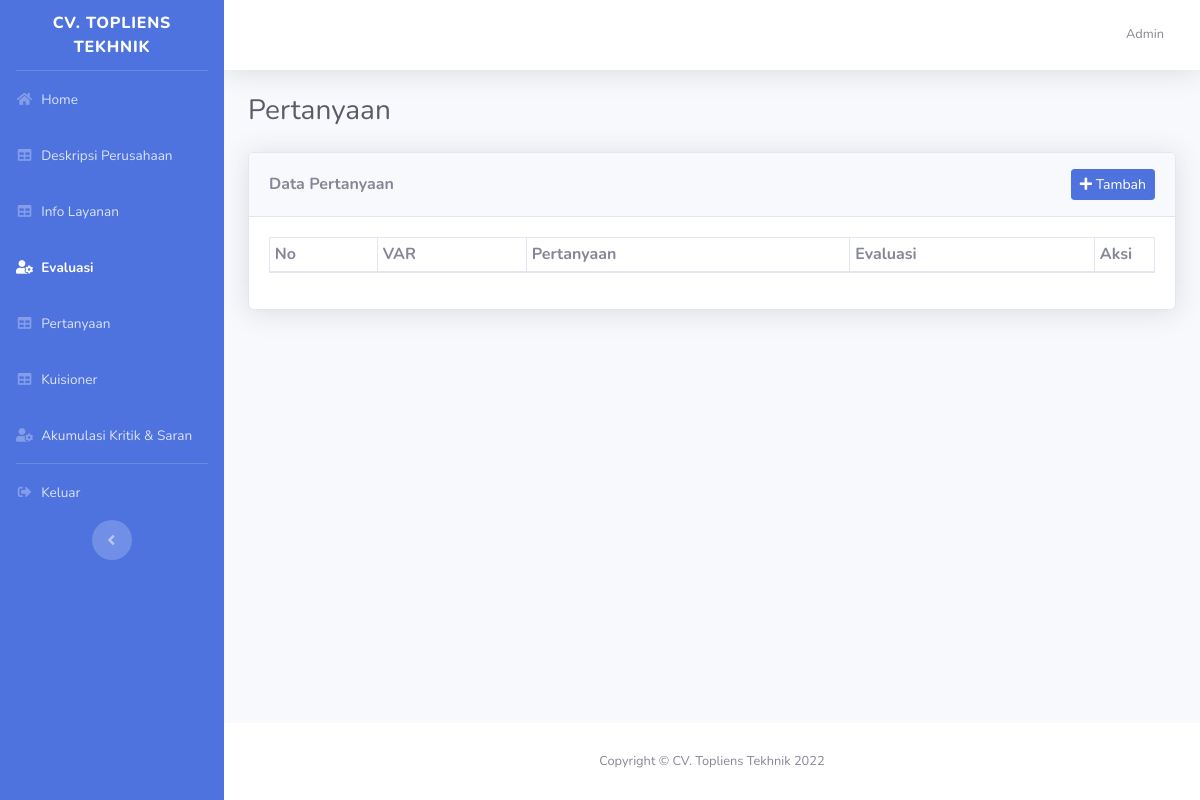
Page /dashboard/index.php?halaman=evaluasi (signed in) on the earlier database version.
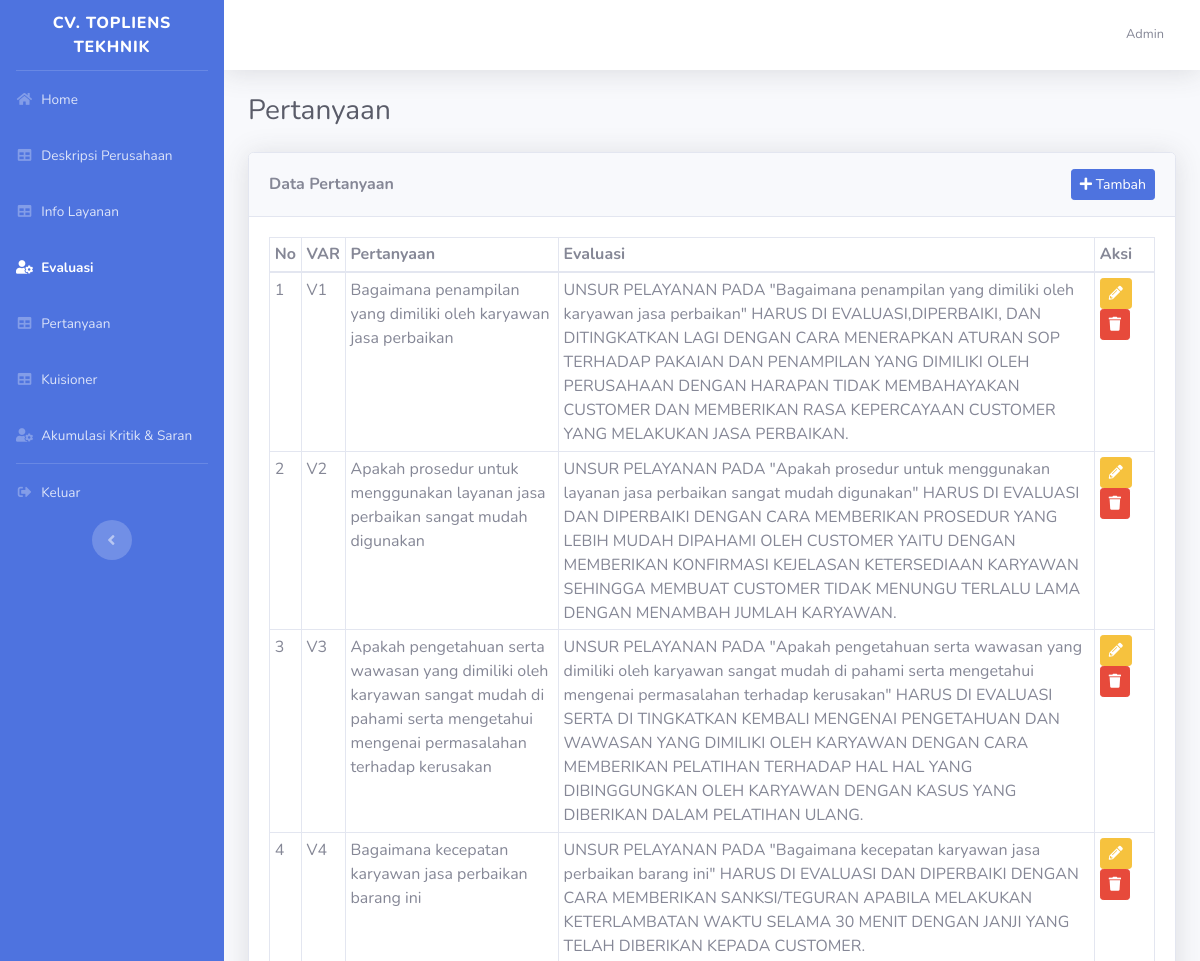
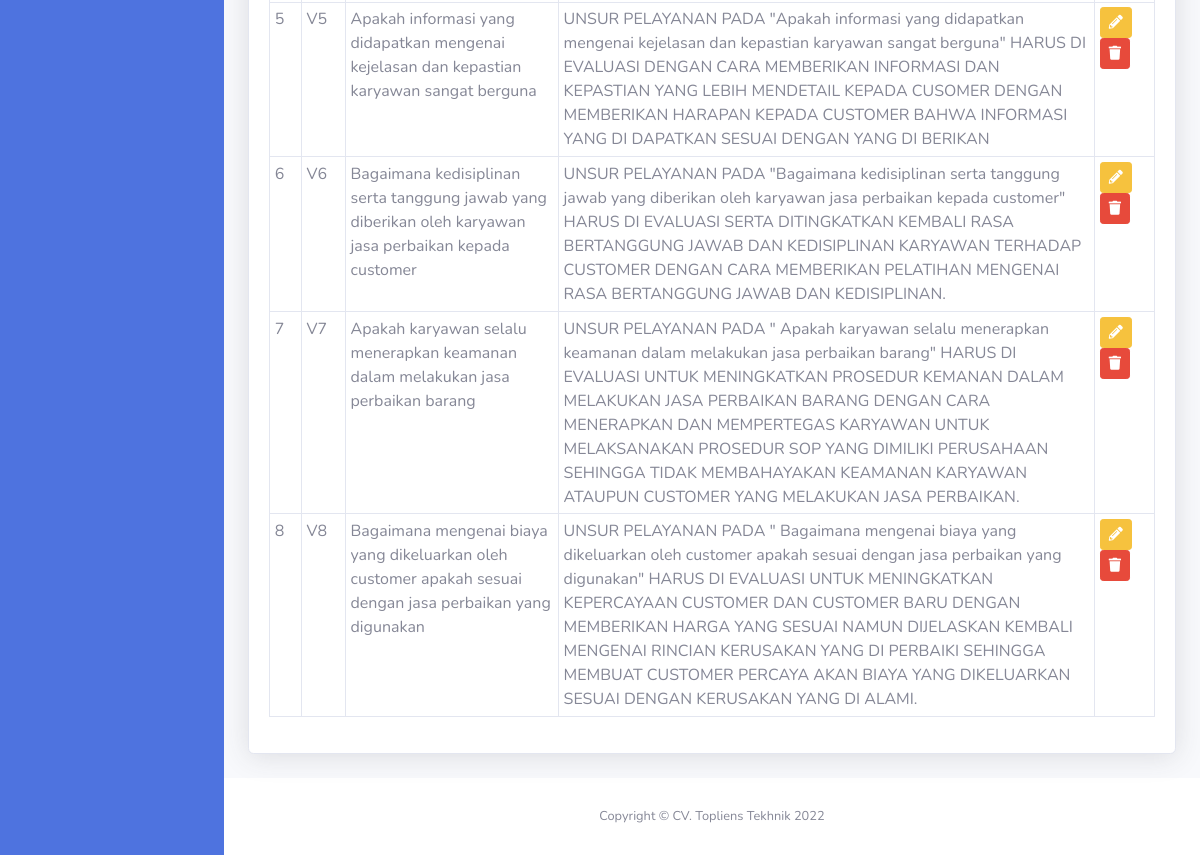
Same page on the later database version (2 pictures, top to bottom).
### tables this page shows
CREATE TABLE `tbl_user` (
  `id` int(11) NOT NULL,
  `nama` varchar(50) NOT NULL,
  `username` varchar(16) NOT NULL,
  `password` varchar(255) NOT NULL,
  `no_handphone` varchar(16) NOT NULL,
  `role` enum('customer','admin') NOT NULL
);

CREATE TABLE `tbl_evaluasi` (
  `id_evaluasi` int(11) NOT NULL,
  `id_pertanyaan` varchar(5) NOT NULL,
  `evaluasi` text NOT NULL
);

CREATE TABLE `tbl_pertanyaan` (
  `id_pertanyaan` varchar(5) NOT NULL,
  `pertanyaan` text NOT NULL,
  `id_aspek` int(11) NOT NULL
);

### dashboard/evaluasi.php (the view)
<h1 class="h3 mb-4 text-gray-800">Pertanyaan</h1>
<div class="card shadow mb-4">
    <div class="card-header py-3 d-flex align-items-center justify-content-between">
        <h6 class="m-0 font-weight-bold">Data Pertanyaan</h6>
        <a href="index.php?halaman=tambah-evaluasi" class="btn btn-primary btn-sm">
            <i class="fas fa-plus"></i> Tambah
        </a>
    </div>
    <div class="card-body">
        <div class="table-responsive">
            <table class="table table-bordered table-sm" id="dataTable" width="100%" cellspacing="0">
                <thead>
                    <tr>
                        <th>No</th>
                        <th>VAR</th>
                        <th>Pertanyaan</th>
                        <th>Evaluasi</th>
                        <th width="60px">Aksi</th>
                    </tr>
                </thead>
                <tbody>
                    <?php
                    $no = 1;
                    $query = mysqli_query($koneksi, "SELECT*FROM tbl_evaluasi te JOIN tbl_pertanyaan tp ON te.id_pertanyaan = tp.id_pertanyaan ORDER BY te.id_pertanyaan");
                    while ($data = mysqli_fetch_assoc($query)) {
                    ?>
                        <tr>
                            <td><?= $no++ ?></td>
                            <td><?= $data['id_pertanyaan'] ?></td>
                            <td><?= $data['pertanyaan'] ?></td>
                            <td><?= $data['evaluasi'] ?></td>
                            <td>
                                <a href="index.php?halaman=ubah-evaluasi&id=<?= $data['id_evaluasi'] ?>">
                                    <button class="btn btn-warning btn-sm"><i class="fa fa-pencil-alt"></i></button>
                                </a>
                                <a href="./proses/proses_evaluasi.php?aksi=hapus&id=<?= $data['id_evaluasi'] ?>">
                                    <button class="btn btn-danger btn-sm"><i class="fa fa-trash"></i></button>
                                </a>
                            </td>
                        </tr>
                    <?php
                    }
                    ?>
                </tbody>
            </table>
        </div>
    </div>
</div>

### dashboard/index.php (shortened to what this page needs)
<!DOCTYPE html>
<html lang="en">
<?php
include '../koneksi.php';
$halaman = isset($_GET['halaman']) ? $_GET['halaman'] : '';
$query = mysqli_query($koneksi, "SELECT*FROM tbl_user where username='$_SESSION[username]'");
$user = mysqli_fetch_assoc($query);
?>
<head>
    <link href="../assets/vendor/fontawesome-free/css/all.min.css" rel="stylesheet" type="text/css">
    <link href="../assets/css/sb-admin-2.min.css" rel="stylesheet">
    <link href="https://cdnjs.cloudflare.com/ajax/libs/toastr.js/2.0.1/css/toastr.css" rel="stylesheet" />
    <link rel="stylesheet" href="https://cdn.datatables.net/1.12.1/css/dataTables.bootstrap5.min.css">
    <link rel="stylesheet" href="https://cdn.datatables.net/buttons/2.2.3/css/buttons.dataTables.min.css">
</head>
<body id="page-top">
    <div id="wrapper">
        <ul class="navbar-nav bg-primary sidebar sidebar-dark accordion" id="accordionSidebar">
            <a class="sidebar-brand d-flex align-items-center justify-content-center" href="index.html">
                <div class="sidebar-brand-text mx-3">
                    CV. Topliens Tekhnik
                </div>
            </a>
            <hr class="sidebar-divider my-0">
            <li class="nav-item <?= $halaman == '' ? 'active' : '' ?>">
                <a class="nav-link" href="index.php">
                    <i class="fas fa-fw fa-home"></i>
                    <span>Home</span>
                </a>
            </li>
            <li class="nav-item <?= $halaman == 'deskripsi-perusahaan' || $halaman == 'tambah-deskripsi-perusahaan' || $halaman == 'ubah-deskripsi-perusahaan' ? 'active' : '' ?>">
                <a class="nav-link" href="index.php?halaman=deskripsi-perusahaan">
                    <i class="fas fa-fw fa-table"></i>
                    <span>Deskripsi Perusahaan</span>
                </a>
            </li>
            <li class="nav-item <?= $halaman == 'info-layanan' || $halaman == 'tambah-info-layanan' || $halaman == 'ubah-info-layanan' ? 'active' : '' ?>">
                <a class="nav-link" href="index.php?halaman=info-layanan">
                    <i class="fas fa-fw fa-table"></i>
                    <span>Info Layanan</span>
                </a>
            </li>
            <?php
            if ($user['role'] == 'admin') {
            ?>
                <li class="nav-item <?= $halaman == 'evaluasi' || $halaman == 'tambah-evaluasi' || $halaman == 'ubah-evaluasi' ? 'active' : '' ?>">
                    <a class="nav-link" href="index.php?halaman=evaluasi">
                        <i class="fas fa-fw fa-user-cog"></i>
                        <span>Evaluasi</span>
                    </a>
                </li>
                <li class="nav-item <?= $halaman == 'pertanyaan' || $halaman == 'tambah-pertanyaan' || $halaman == 'ubah-pertanyaan' ? 'active' : '' ?>">
                    <a class="nav-link" href="index.php?halaman=pertanyaan">
                        <i class="fas fa-fw fa-table"></i>
                        <span>Pertanyaan</span>
                    </a>
                </li>
                <li class="nav-item <?= $halaman == 'kuisioner' || $halaman == 'detail-kuisioner' ? 'active' : '' ?>">
                    <a class="nav-link" href="index.php?halaman=kuisioner">
                        <i class="fas fa-fw fa-table"></i>
                        <span>Kuisioner</span>
                    </a>
                </li>
                <li class="nav-item <?= $halaman == 'akumulasi' || $halaman == 'tambah-akumulasi' || $halaman == 'ubah-akumulasi' ? 'active' : '' ?>">
                    <a class="nav-link" href="index.php?halaman=akumulasi">
                        <i class="fas fa-fw fa-user-cog"></i>
                        <span>Akumulasi Kritik & Saran</span>
                    </a>
                </li>
            <?php
            }
            ?>
            <hr class="sidebar-divider my-0">
            <li class="nav-item">
                <a href="../proses_autentikasi.php?aksi=logout" class="nav-link">
                    <i class="fas fa-fw fa-sign-out-alt"></i>
                    <span>Keluar</span>
                </a>
            </li>
            <div class="text-center d-none d-md-inline">
                <button class="rounded-circle border-0" id="sidebarToggle"></button>
            </div>
        </ul>
        <div id="content-wrapper" class="d-flex flex-column">
            <div id="content">
                <nav class="navbar navbar-expand navbar-light bg-white topbar mb-4 static-top shadow">
                    <ul class="navbar-nav ml-auto">
                        <li class="nav-item dropdown no-arrow">
                            <a class="nav-link dropdown-toggle" href="#" id="userDropdown" role="button" data-toggle="dropdown" aria-haspopup="true" aria-expanded="false">
                                <span class="mr-2 d-none d-lg-inline text-gray-600 small"><?= $_SESSION['login_type'] == 'user' ?  $user['nama']  : $user['nama_pegawai'] ?></span>
                            </a>
                        </li>
                    </ul>
                </nav>
                <div class="container-fluid">
                    <?php
                    if ($halaman == '') {
                        include './home.php';
                    } else if ($halaman == 'pertanyaan') {
                        include './pertanyaan.php';
                    } else if ($halaman == 'tambah-pertanyaan') {
                        include './tambah_pertanyaan.php';
                    } else if ($halaman == 'ubah-pertanyaan') {
                        include './ubah_pertanyaan.php';
                    } else if ($halaman == 'deskripsi-perusahaan') {
                        include './deskripsi_perusahaan.php';
                    } else if ($halaman == 'ubah-deskripsi-perusahaan') {
                        include './ubah_deskripsi_perusahaan.php';
                    } else if ($halaman == 'info-layanan') {
                        include './info_layanan.php';
                    } else if ($halaman == 'ubah-info-layanan') {
                        include './ubah_info_layanan.php';
                    } else if ($halaman == 'kritik-dan-saran') {
                        include './kritik_dan_saran.php';
                    } else if ($halaman == 'akumulasi') {
                        include './akumulasi2.php';
                    } else if ($halaman == 'akumulasi2') {
                        include './akumulasi.php';
                    } else if ($halaman == 'evaluasi') {
                        include './evaluasi.php';
                    } else if ($halaman == 'tambah-evaluasi') {
                        include './tambah_evaluasi.php';
                    } else if ($halaman == 'ubah-evaluasi') {
                        include './ubah_evaluasi.php';
                    } else if ($halaman == 'kuisioner') {
                        include './kuisioner.php';
                    } else if ($halaman == 'detail-kuisioner') {
                        include './detail_kuisioner.php';
                    }
                    ?>
                </div>
            </div>
            <footer class="sticky-footer bg-white">
                <div class="container my-auto">
                    <div class="copyright text-center my-auto">
                        <span>Copyright &copy; CV. Topliens Tekhnik 2022</span>
                    </div>
                </div>
            </footer>
        </div>
    </div>
</body>
</html>

Differences in the rows shown:
added tbl_evaluasi: id_pertanyaan.id_pertanyaan "V1", id_pertanyaan.pertanyaan "Bagaimana penampilan yang dimiliki oleh karyawan jasa perbaikan", evaluasi "UNSUR PELAYANAN PADA \"Bagaimana penampilan yang dimiliki oleh karyawan jasa perbaikan\" HARUS DI EVALUASI,DIPERBAIKI, DAN DITINGKATKAN LAGI DENGAN CARA MENERAPKAN ATURAN SOP TERHADAP PAKAIAN DAN PENAMPILAN YANG DIMILIKI OLEH PERUSAHAAN DENGAN HARAPAN TIDAK MEMBAHAYAKAN CUSTOMER DAN MEMBERIKAN RASA KEPERCAYAAN CUSTOMER YANG MELAKUKAN JASA PERBAIKAN."
added tbl_evaluasi: id_pertanyaan.id_pertanyaan "V2", id_pertanyaan.pertanyaan "Apakah prosedur untuk menggunakan layanan jasa perbaikan sangat mudah digunakan", evaluasi "UNSUR PELAYANAN PADA \"Apakah prosedur untuk menggunakan layanan jasa perbaikan sangat mudah digunakan\" HARUS DI EVALUASI DAN DIPERBAIKI DENGAN CARA MEMBERIKAN PROSEDUR YANG LEBIH MUDAH DIPAHAMI OLEH CUSTOMER YAITU DENGAN MEMBERIKAN KONFIRMASI KEJELASAN KETERSEDIAAN KARYAWAN SEHINGGA MEMBUAT CUSTOMER TIDAK MENUNGU TERLALU LAMA DENGAN MENAMBAH JUMLAH KARYAWAN."
added tbl_evaluasi: id_pertanyaan.id_pertanyaan "V3", id_pertanyaan.pertanyaan "Apakah pengetahuan serta wawasan yang dimiliki oleh karyawan sangat mudah di pahami serta mengetahui mengenai permasalahan terhadap kerusakan", evaluasi "UNSUR PELAYANAN PADA \"Apakah pengetahuan serta wawasan yang dimiliki oleh karyawan sangat mudah di pahami serta mengetahui mengenai permasalahan terhadap kerusakan\" HARUS DI EVALUASI SERTA DI TINGKATKAN KEMBALI MENGENAI PENGETAHUAN DAN WAWASAN YANG DIMILIKI OLEH KARYAWAN DENGAN CARA MEMBERIKAN PELATIHAN TERHADAP HAL HAL YANG DIBINGGUNGKAN OLEH KARYAWAN DENGAN KASUS YANG DIBERIKAN DALAM PELATIHAN ULANG."
added tbl_evaluasi: id_pertanyaan.id_pertanyaan "V4", id_pertanyaan.pertanyaan "Bagaimana kecepatan karyawan jasa perbaikan barang ini", evaluasi "UNSUR PELAYANAN PADA \"Bagaimana kecepatan karyawan jasa perbaikan barang ini\" HARUS DI EVALUASI DAN DIPERBAIKI DENGAN CARA MEMBERIKAN SANKSI/TEGURAN APABILA MELAKUKAN KETERLAMBATAN WAKTU SELAMA 30 MENIT DENGAN JANJI YANG TELAH DIBERIKAN KEPADA CUSTOMER."
added tbl_evaluasi: id_pertanyaan.id_pertanyaan "V5", id_pertanyaan.pertanyaan "Apakah informasi yang didapatkan mengenai kejelasan dan kepastian karyawan sangat berguna", evaluasi "UNSUR PELAYANAN PADA \"Apakah informasi yang didapatkan mengenai kejelasan dan kepastian karyawan sangat berguna\" HARUS DI EVALUASI DENGAN CARA MEMBERIKAN INFORMASI DAN KEPASTIAN YANG LEBIH MENDETAIL KEPADA CUSOMER DENGAN MEMBERIKAN HARAPAN KEPADA CUSTOMER BAHWA INFORMASI YANG DI DAPATKAN SESUAI DENGAN YANG DI BERIKAN"
added tbl_evaluasi: id_pertanyaan.id_pertanyaan "V6", id_pertanyaan.pertanyaan "Bagaimana kedisiplinan serta tanggung jawab yang diberikan oleh karyawan jasa perbaikan kepada customer", evaluasi "UNSUR PELAYANAN PADA \"Bagaimana kedisiplinan serta tanggung jawab yang diberikan oleh karyawan jasa perbaikan kepada customer\" HARUS DI EVALUASI SERTA DITINGKATKAN KEMBALI RASA BERTANGGUNG JAWAB DAN KEDISIPLINAN KARYAWAN TERHADAP CUSTOMER DENGAN CARA MEMBERIKAN PELATIHAN MENGENAI RASA BERTANGGUNG JAWAB DAN KEDISIPLINAN."
added tbl_evaluasi: id_pertanyaan.id_pertanyaan "V7", id_pertanyaan.pertanyaan "Apakah karyawan selalu menerapkan keamanan dalam melakukan jasa perbaikan barang", evaluasi "UNSUR PELAYANAN PADA \" Apakah karyawan selalu menerapkan keamanan dalam melakukan jasa perbaikan barang\" HARUS DI EVALUASI UNTUK MENINGKATKAN PROSEDUR KEMANAN DALAM MELAKUKAN JASA PERBAIKAN BARANG DENGAN CARA MENERAPKAN DAN MEMPERTEGAS KARYAWAN UNTUK MELAKSANAKAN PROSEDUR SOP YANG DIMILIKI PERUSAHAAN SEHINGGA TIDAK MEMBAHAYAKAN KEAMANAN KARYAWAN ATAUPUN CUSTOMER YANG MELAKUKAN JASA PERBAIKAN."
added tbl_evaluasi: id_pertanyaan.id_pertanyaan "V8", id_pertanyaan.pertanyaan "Bagaimana mengenai biaya yang dikeluarkan oleh customer apakah sesuai dengan jasa perbaikan yang digunakan", evaluasi "UNSUR PELAYANAN PADA \" Bagaimana mengenai biaya yang dikeluarkan oleh customer apakah sesuai dengan jasa perbaikan yang digunakan\" HARUS DI EVALUASI UNTUK MENINGKATKAN KEPERCAYAAN CUSTOMER DAN CUSTOMER BARU DENGAN MEMBERIKAN HARGA YANG SESUAI NAMUN DIJELASKAN KEMBALI MENGENAI RINCIAN KERUSAKAN YANG DI PERBAIKI SEHINGGA MEMBUAT CUSTOMER PERCAYA AKAN BIAYA YANG DIKELUARKAN SESUAI DENGAN KERUSAKAN YANG DI ALAMI."
